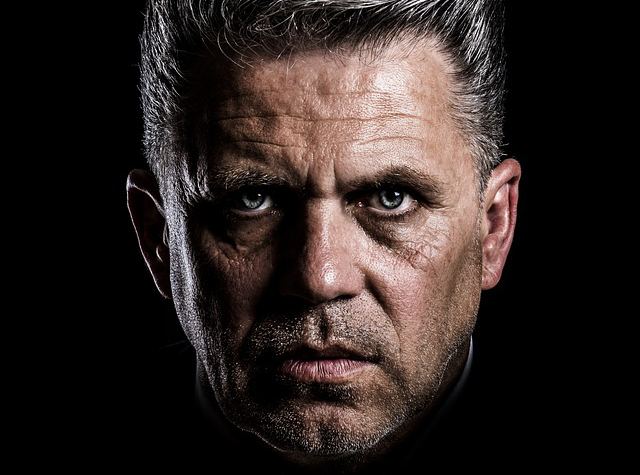
#> input picture man_face.jpg, 640 x 475 px, found by its file name
$ python 0407half.py
#> lines starting #> are read from the running program, lines starting #| are printed output that depends on the picture; after the words box and inside, x2 and y2 are one past the last pixel; in counts of white or black regions, pixels touching at a corner belong together
import cv2
import numpy as np

img_face = cv2.imread('./img/man_face.jpg')
#> img_face is the input picture: shape (475, 640, 3); mean B, G, R 34.1, 36.9, 46.1
img_skull = cv2.imread('./img/skull.jpg')
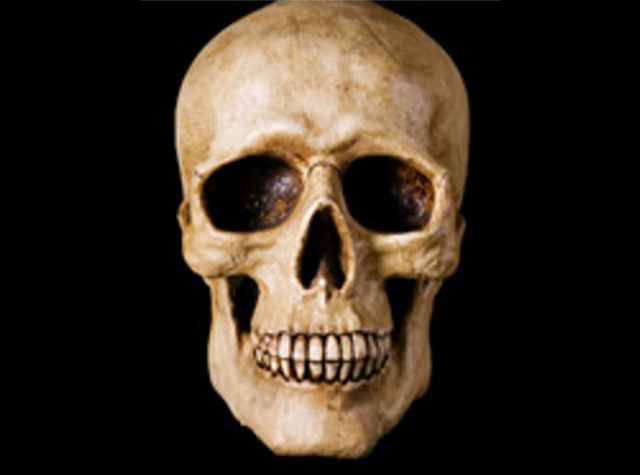
#> input picture skull.jpg, 640 x 475 px, found by its file name
#> img_skull is the input picture: shape (475, 640, 3); mean B, G, R 32.6, 43.6, 54

alpha_width_rate = 20

height, width, _ = img_face.shape
#> height = 475; width = 640
middle = width // 2
#> middle = 320

alpha_width = width * alpha_width_rate // 100
#> alpha_width = 128
start = middle - alpha_width // 2
#> start = 256
step = 100 / alpha_width
#> step = 0.781

img = np.zeros_like(img_face)
img[:middle, :, :] = img_face[:middle, :, :].copy()
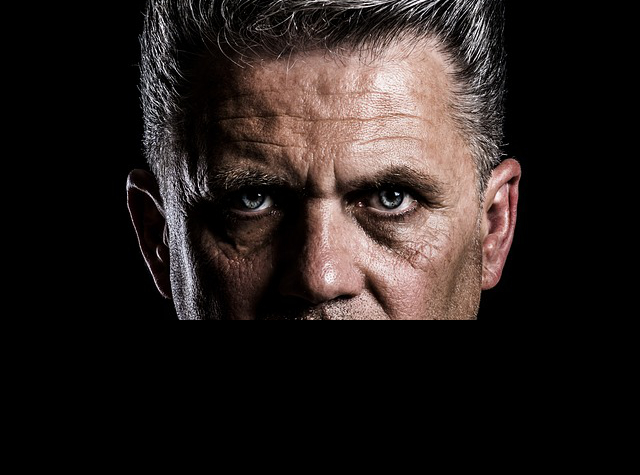
#> img: shape (475, 640, 3); mean B, G, R 29.2, 31.4, 39
img[middle:, :, :] = img_skull[middle:, :, :].copy()
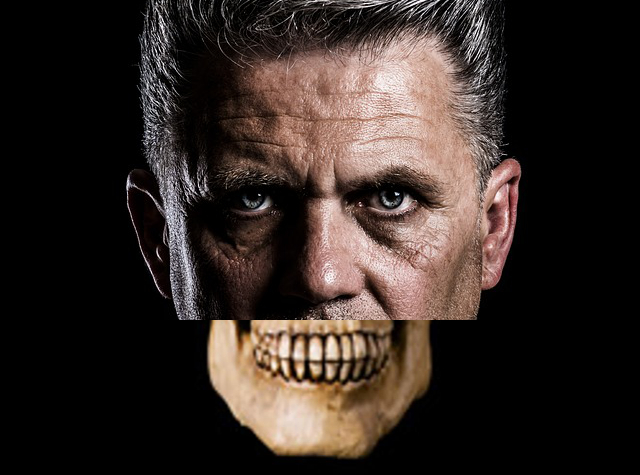
#> img: shape (475, 640, 3); 9.92% of pixels changed, all inside (x1, y1, x2, y2) = (193, 320, 444, 475)

for i in range(alpha_width + 1):
    alpha = (100 - step * i) / 100
    beta = 1 - alpha
    img[start + i, :] = img_face[start + i, :] * alpha + img_skull[start + i, :] * beta

    print(i, alpha, beta)
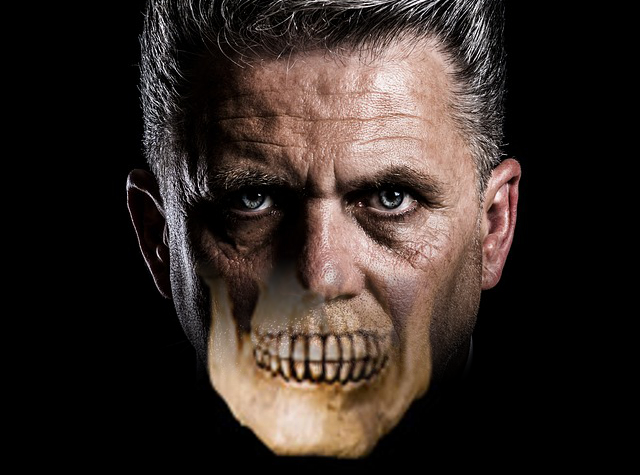
#> img: shape (475, 640, 3); 13.01% of pixels changed, all inside (x1, y1, x2, y2) = (128, 257, 514, 384)

cv2.imshow('img', img)


cv2.waitKey()
cv2.destroyAllWindows()
